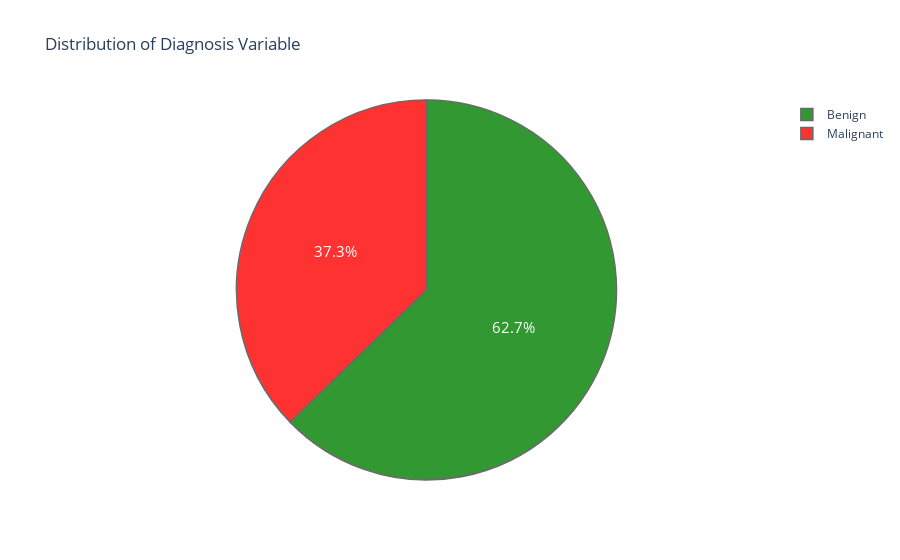

The code cell stored with this chart in its notebook:
### Markdown cell above
Diagnosis Distribution

### Code cell
# plot percentage of data
trace = go.Pie(
    labels=['Benign', 'Malignant'],
    values=data[target_column].value_counts(),
    textfont=dict(size=15),
    opacity=0.8,
    marker=dict(colors=['green', 'red'], line=dict(width=1.5))
)

layout = go.Layout(title='Distribution of Diagnosis Variable')
fig = go.Figure(data=[trace], layout=layout)
fig.show()

### Figure 1 — Plotly figure (JSON) as saved in the notebook; plotly's stock layout.template omitted (floating-point values rounded to 4 significant figures)
{"data": [{"labels": ["Benign", "Malignant"], "marker": {"colors": ["green", "red"], "line": {"width": 1.5}}, "opacity": 0.8, "textfont": {"size": 15}, "type": "pie", "values": [357, 212]}], "layout": {"title": {"text": "Distribution of Diagnosis Variable"}}}
